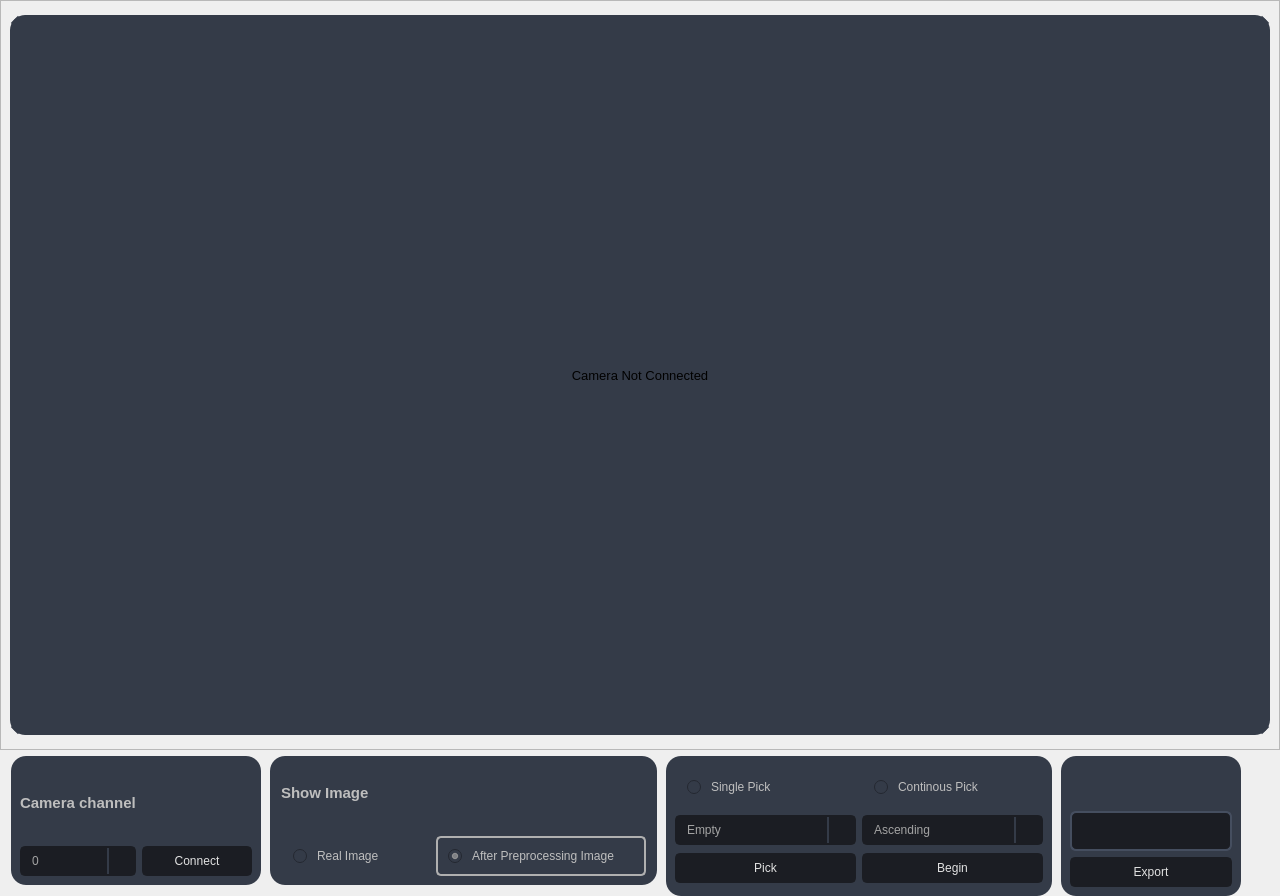
               <widget class="QFrame" name="main_image_frame">
                <property name="frameShape">
                 <enum>QFrame::NoFrame</enum>
                </property>
                <property name="frameShadow">
                 <enum>QFrame::Raised</enum>
                </property>
                <layout class="QVBoxLayout" name="verticalLayout_7">
                 <property name="leftMargin">
                  <number>0</number>
                 </property>
                 <property name="topMargin">
                  <number>0</number>
                 </property>
                 <property name="rightMargin">
                  <number>0</number>
                 </property>
                 <property name="bottomMargin">
                  <number>0</number>
                 </property>
                 <item alignment="Qt::AlignLeft|Qt::AlignTop">
                  <widget class="QFrame" name="camera_frame">
                   <property name="minimumSize">
                    <size>
                     <width>1280</width>
                     <height>750</height>
                    </size>
                   </property>
                   <property name="maximumSize">
                    <size>
                     <width>1300</width>
                     <height>900</height>
                    </size>
                   </property>
                   <property name="styleSheet">
                    <string notr="true"/>
                   </property>
                   <property name="frameShape">
                    <enum>QFrame::StyledPanel</enum>
                   </property>
                   <property name="frameShadow">
                    <enum>QFrame::Raised</enum>
                   </property>
                   <layout class="QVBoxLayout" name="verticalLayout_6">
                    <item>
                     <widget class="QLabel" name="camera">
                      <property name="minimumSize">
                       <size>
                        <width>640</width>
                        <height>480</height>
                       </size>
                      </property>
                      <property name="maximumSize">
                       <size>
                        <width>1280</width>
                        <height>720</height>
                       </size>
                      </property>
                      <property name="font">
                       <font>
                        <family>Segoe UI</family>
                        <pointsize>10</pointsize>
                       </font>
                      </property>
                      <property name="styleSheet">
                       <string notr="true">QLabel{
	border: 10px solid rgb(52, 59, 72);
	border-radius: 15px;	
	background-color: rgb(52, 59, 72);
}</string>
                      </property>
                      <property name="text">
                       <string>Camera Not Connected</string>
                      </property>
                      <property name="alignment">
                       <set>Qt::AlignCenter</set>
                      </property>
                     </widget>
                    </item>
                   </layout>
                  </widget>
                 </item>
                 <item alignment="Qt::AlignTop">
                  <widget class="QFrame" name="camera_option_frame">
                   <property name="minimumSize">
                    <size>
                     <width>0</width>
                     <height>120</height>
                    </size>
                   </property>
                   <property name="maximumSize">
                    <size>
                     <width>1250</width>
                     <height>140</height>
                    </size>
                   </property>
                   <property name="frameShape">
                    <enum>QFrame::NoFrame</enum>
                   </property>
                   <property name="frameShadow">
                    <enum>QFrame::Raised</enum>
                   </property>
                   <layout class="QHBoxLayout" name="horizontalLayout_5">
                    <property name="spacing">
                     <number>9</number>
                    </property>
                    <property name="leftMargin">
                     <number>11</number>
                    </property>
                    <property name="topMargin">
                     <number>0</number>
                    </property>
                    <property name="bottomMargin">
                     <number>11</number>
                    </property>
                    <item>
                     <widget class="QFrame" name="camera_button_frame">
                      <property name="minimumSize">
                       <size>
                        <width>0</width>
                        <height>0</height>
                       </size>
                      </property>
                      <property name="maximumSize">
                       <size>
                        <width>250</width>
                        <height>16777215</height>
                       </size>
                      </property>
                      <property name="styleSheet">
                       <string notr="true">background-color: rgb(52, 59, 72);
border-radius: 15px;</string>
                      </property>
                      <property name="frameShape">
                       <enum>QFrame::NoFrame</enum>
                      </property>
                      <property name="frameShadow">
                       <enum>QFrame::Raised</enum>
                      </property>
                      <layout class="QGridLayout" name="gridLayout">
                       <item row="0" column="0">
                        <widget class="QLabel" name="label">
                         <property name="font">
                          <font>
                           <family>Segoe UI</family>
                           <pointsize>11</pointsize>
                           <weight>75</weight>
                           <bold>true</bold>
                          </font>
                         </property>
                         <property name="styleSheet">
                          <string notr="true">color:  rgb(190, 190, 190);</string>
                         </property>
                         <property name="text">
                          <string>Camera channel</string>
                         </property>
                        </widget>
                       </item>
                       <item row="1" column="1">
                        <widget class="QPushButton" name="camera_connect_button">
                         <property name="minimumSize">
                          <size>
                           <width>0</width>
                           <height>30</height>
                          </size>
                         </property>
                         <property name="font">
                          <font>
                           <family>Segoe UI</family>
                           <pointsize>9</pointsize>
                          </font>
                         </property>
                         <property name="styleSheet">
                          <string notr="true">QPushButton{
background-color: rgb(27, 29, 35);
color: rgb(225, 225, 225);
border:2px solid rgb(27, 29, 35);
border-radius:5px;
}

QPushButton:hover{
	background-color: rgb(77, 77, 77);
}
</string>
                         </property>
                         <property name="text">
                          <string>Connect</string>
                         </property>
                        </widget>
                       </item>
                       <item row="1" column="0">
                        <widget class="QComboBox" name="camera_channel">
                         <property name="minimumSize">
                          <size>
                           <width>0</width>
                           <height>0</height>
                          </size>
                         </property>
                         <property name="font">
                          <font>
                           <family>Segoe UI</family>
                           <pointsize>9</pointsize>
                          </font>
                         </property>
                         <property name="autoFillBackground">
                          <bool>false</bool>
                         </property>
                         <property name="styleSheet">
                          <string notr="true">QComboBox{
	color: rgb(163, 163, 163);
	background-color: rgb(27, 29, 35);
	border-radius: 5px;
	border: 2px solid rgb(27, 29, 35);
	padding: 5px;
	padding-left: 10px;
}
QComboBox:hover{
	border: 2px solid rgb(64, 71, 88);
}
QComboBox QAbstractItemView {
	color: rgb(85, 170, 255);	
	background-color: rgb(27, 29, 35);
	padding: 10px;
	selection-background-color: rgb(39, 44, 54);
}
QComboBox::drop-down {
    subcontrol-origin: padding;
    subcontrol-position: top right;
    width: 25px;

    border-left-width: 2px;
    border-left-color: rgb(52, 59, 72);
    border-left-style: solid; /* just a single line */
    border-top-right-radius: 3px; /* same radius as the QComboBox */
    border-bottom-right-radius: 3px;
}
QComboBox::down-arrow {
	image: url(:/icon/icon/16x16/cil-arrow-bottom.png);
}</string>
                         </property>
                         <property name="insertPolicy">
                          <enum>QComboBox::InsertAtBottom</enum>
                         </property>
                         <property name="iconSize">
                          <size>
                           <width>16</width>
                           <height>16</height>
                          </size>
                         </property>
                         <property name="frame">
                          <bool>true</bool>
                         </property>
                         <item>
                          <property name="text">
                           <string>0</string>
                          </property>
                         </item>
                         <item>
                          <property name="text">
                           <string>1</string>
                          </property>
                         </item>
                         <item>
                          <property name="text">
                           <string>2</string>
                          </property>
                         </item>
                         <item>
                          <property name="text">
                           <string>3</string>
                          </property>
                         </item>
                        </widget>
                       </item>
                      </layout>
                     </widget>
                    </item>
                    <item>
                     <widget class="QFrame" name="frame_6">
                      <property name="maximumSize">
                       <size>
                        <width>400</width>
                        <height>16777215</height>
                       </size>
                      </property>
                      <property name="styleSheet">
                       <string notr="true">background-color: rgb(52, 59, 72);
border-radius: 15px;</string>
                      </property>
                      <property name="frameShape">
                       <enum>QFrame::NoFrame</enum>
                      </property>
                      <property name="frameShadow">
                       <enum>QFrame::Raised</enum>
                      </property>
                      <layout class="QHBoxLayout" name="horizontalLayout_11">
                       <property name="spacing">
                        <number>0</number>
                       </property>
                       <property name="leftMargin">
                        <number>11</number>
                       </property>
                       <property name="topMargin">
                        <number>0</number>
                       </property>
                       <property name="rightMargin">
                        <number>11</number>
                       </property>
                       <property name="bottomMargin">
                        <number>9</number>
                       </property>
                       <item>
                        <layout class="QGridLayout" name="gridLayout_3">
                         <property name="horizontalSpacing">
                          <number>12</number>
                         </property>
                         <property name="verticalSpacing">
                          <number>7</number>
                         </property>
                         <item row="1" column="1">
                          <widget class="QRadioButton" name="radioButton_after_proces">
                           <property name="minimumSize">
                            <size>
                             <width>210</width>
                             <height>40</height>
                            </size>
                           </property>
                           <property name="styleSheet">
                            <string notr="true">QRadioButton{
padding-left: 10px;
color:  rgb(190, 190, 190);
border:2px solid rgb(52, 59, 72);
border-radius:5px;
spacing : 10px;
}

QRadioButton:hover{
border:2px solid rgb(176, 176, 176);
}
QRadioButton::indicator::unchecked {
	image: url(:/icon/icon/custom/radio_button_off.png);
}
QRadioButton::indicator::checked {
	image: url(:/icon/icon/custom/radio_button_on.png);
}
QRadioButton:checked {
	border:2px solid rgb(176, 176, 176);
}</string>
                           </property>
                           <property name="text">
                            <string>After Preprocessing Image</string>
                           </property>
                           <property name="checked">
                            <bool>true</bool>
                           </property>
                          </widget>
                         </item>
                         <item row="1" column="0">
                          <widget class="QRadioButton" name="radioButton_real_image">
                           <property name="minimumSize">
                            <size>
                             <width>115</width>
                             <height>40</height>
                            </size>
                           </property>
                           <property name="styleSheet">
                            <string notr="true">QRadioButton{
padding-left: 10px;
color:  rgb(190, 190, 190);
border:2px solid rgb(52, 59, 72);
border-radius:5px;
spacing : 10px;
}

QRadioButton:hover{
border:2px solid rgb(176, 176, 176);
}
QRadioButton::indicator::unchecked {
	image: url(:/icon/icon/custom/radio_button_off.png);
}
QRadioButton::indicator::checked {
	image: url(:/icon/icon/custom/radio_button_on.png);
}
QRadioButton:checked {
	border:2px solid rgb(176, 176, 176);
}</string>
                           </property>
                           <property name="text">
                            <string>Real Image</string>
                           </property>
                          </widget>
                         </item>
                         <item row="0" column="0" colspan="2">
                          <widget class="QLabel" name="label_14">
                           <property name="font">
                            <font>
                             <pointsize>11</pointsize>
                             <weight>75</weight>
                             <bold>true</bold>
                            </font>
                           </property>
                           <property name="styleSheet">
                            <string notr="true">color:  rgb(190, 190, 190);</string>
                           </property>
                           <property name="text">
                            <string>Show Image</string>
                           </property>
                          </widget>
                         </item>
                        </layout>
                       </item>
                      </layout>
                     </widget>
                    </item>
                    <item>
                     <widget class="QFrame" name="frame_24">
                      <property name="minimumSize">
                       <size>
                        <width>0</width>
                        <height>140</height>
                       </size>
                      </property>
                      <property name="maximumSize">
                       <size>
                        <width>16777215</width>
                        <height>140</height>
                       </size>
                      </property>
                      <property name="styleSheet">
                       <string notr="true">background-color: rgb(52, 59, 72);
border-radius: 15px;</string>
                      </property>
                      <property name="frameShape">
                       <enum>QFrame::StyledPanel</enum>
                      </property>
                      <property name="frameShadow">
                       <enum>QFrame::Raised</enum>
                      </property>
                      <layout class="QGridLayout" name="gridLayout_16">
                       <item row="0" column="0">
                        <widget class="QRadioButton" name="radioButton_single">
                         <property name="minimumSize">
                          <size>
                           <width>0</width>
                           <height>40</height>
                          </size>
                         </property>
                         <property name="styleSheet">
                          <string notr="true">QRadioButton{
padding-left: 10px;
color:  rgb(190, 190, 190);
border:2px solid rgb(52, 59, 72);
border-radius:5px;
spacing : 10px;
}

QRadioButton:hover{
border-bottom:2px solid rgb(176, 176, 176);
border-bottom-left-radius:0px;
border-bottom-right-radius:0px;
}
QRadioButton::indicator::unchecked {
	image: url(:/icon/icon/custom/radio_button_off.png);
}
QRadioButton::indicator::checked {
	image: url(:/icon/icon/custom/radio_button_on.png);
}
QRadioButton:checked {
	border-bottom:2px solid rgb(176, 176, 176);
border-bottom-left-radius:0px;
border-bottom-right-radius:0px;
}</string>
                         </property>
                         <property name="text">
                          <string>Single Pick</string>
                         </property>
                        </widget>
                       </item>
                       <item row="1" column="0">
                        <widget class="QComboBox" name="comboBox_single">
                         <property name="styleSheet">
                          <string notr="true">QComboBox{
	color: rgb(163, 163, 163);
	background-color: rgb(27, 29, 35);
	border-radius: 5px;
	border: 2px solid rgb(27, 29, 35);
	padding: 5px;
	padding-left: 10px;
}
QComboBox:hover{
	border: 2px solid rgb(64, 71, 88);
}
QComboBox QAbstractItemView {
	color: rgb(85, 170, 255);	
	background-color: rgb(27, 29, 35);
	padding: 10px;
	selection-background-color: rgb(39, 44, 54);
}
QComboBox::drop-down {
    subcontrol-origin: padding;
    subcontrol-position: top right;
    width: 25px;

    border-left-width: 2px;
    border-left-color: rgb(52, 59, 72);
    border-left-style: solid; /* just a single line */
    border-top-right-radius: 3px; /* same radius as the QComboBox */
    border-bottom-right-radius: 3px;
}
QComboBox::down-arrow {
	image: url(:/icon/icon/16x16/cil-arrow-bottom.png);
}</string>
                         </property>
                         <property name="editable">
                          <bool>false</bool>
                         </property>
                         <property name="maxVisibleItems">
                          <number>16</number>
                         </property>
                         <item>
                          <property name="text">
                           <string>Empty</string>
                          </property>
                         </item>
                         <item>
                          <property name="text">
                           <string/>
                          </property>
                         </item>
                         <item>
                          <property name="text">
                           <string/>
                          </property>
                         </item>
                         <item>
                          <property name="text">
                           <string/>
                          </property>
                         </item>
                         <item>
                          <property name="text">
                           <string/>
                          </property>
                         </item>
                         <item>
                          <property name="text">
                           <string/>
                          </property>
                         </item>
                         <item>
                          <property name="text">
                           <string/>
                          </property>
                         </item>
                        </widget>
                       </item>
                       <item row="3" column="2">
                        <widget class="QPushButton" name="pushButton_continous">
                         <property name="minimumSize">
                          <size>
                           <width>0</width>
                           <height>30</height>
                          </size>
                         </property>
                         <property name="styleSheet">
                          <string notr="true">QPushButton{
background-color: rgb(27, 29, 35);
color: rgb(225, 225, 225);
border:2px solid rgb(27, 29, 35);
border-radius:5px;
}

QPushButton:hover{
	background-color: rgb(77, 77, 77);
}
</string>
                         </property>
                         <property name="text">
                          <string>Begin</string>
                         </property>
                         <property name="checkable">
                          <bool>true</bool>
                         </property>
                         <property name="checked">
                          <bool>false</bool>
                         </property>
                        </widget>
                       </item>
                       <item row="0" column="2">
                        <widget class="QRadioButton" name="radioButton_continous">
                         <property name="minimumSize">
                          <size>
                           <width>0</width>
                           <height>40</height>
                          </size>
                         </property>
                         <property name="styleSheet">
                          <string notr="true">QRadioButton{
padding-left: 10px;
color:  rgb(190, 190, 190);
border:2px solid rgb(52, 59, 72);
border-radius:5px;
spacing : 10px;
}

QRadioButton:hover{
border-bottom:2px solid rgb(176, 176, 176);
border-bottom-left-radius:0px;
border-bottom-right-radius:0px;
}
QRadioButton::indicator::unchecked {
	image: url(:/icon/icon/custom/radio_button_off.png);
}
QRadioButton::indicator::checked {
	image: url(:/icon/icon/custom/radio_button_on.png);
}
QRadioButton:checked {
	border-bottom:2px solid rgb(176, 176, 176);
border-bottom-left-radius:0px;
border-bottom-right-radius:0px;
}</string>
                         </property>
                         <property name="text">
                          <string>Continous Pick</string>
                         </property>
                        </widget>
                       </item>
                       <item row="1" column="2">
                        <widget class="QComboBox" name="comboBox_continous">
                         <property name="styleSheet">
                          <string notr="true">QComboBox{
	color: rgb(163, 163, 163);
	background-color: rgb(27, 29, 35);
	border-radius: 5px;
	border: 2px solid rgb(27, 29, 35);
	padding: 5px;
	padding-left: 10px;
}
QComboBox:hover{
	border: 2px solid rgb(64, 71, 88);
}
QComboBox QAbstractItemView {
	color: rgb(85, 170, 255);	
	background-color: rgb(27, 29, 35);
	padding: 10px;
	selection-background-color: rgb(39, 44, 54);
}
QComboBox::drop-down {
    subcontrol-origin: padding;
    subcontrol-position: top right;
    width: 25px;

    border-left-width: 2px;
    border-left-color: rgb(52, 59, 72);
    border-left-style: solid; /* just a single line */
    border-top-right-radius: 3px; /* same radius as the QComboBox */
    border-bottom-right-radius: 3px;
}
QComboBox::down-arrow {
	image: url(:/icon/icon/16x16/cil-arrow-bottom.png);
}</string>
                         </property>
                         <item>
                          <property name="text">
                           <string>Ascending</string>
                          </property>
                         </item>
                         <item>
                          <property name="text">
                           <string>Descending</string>
                          </property>
                         </item>
                        </widget>
                       </item>
                       <item row="3" column="0">
                        <widget class="QPushButton" name="pushButton_single">
                         <property name="minimumSize">
                          <size>
                           <width>0</width>
                           <height>30</height>
                          </size>
                         </property>
                         <property name="styleSheet">
                          <string notr="true">QPushButton{
background-color: rgb(27, 29, 35);
color: rgb(225, 225, 225);
border:2px solid rgb(27, 29, 35);
border-radius:5px;
}

QPushButton:hover{
	background-color: rgb(77, 77, 77);
}
</string>
                         </property>
                         <property name="text">
                          <string>Pick</string>
                         </property>
                        </widget>
                       </item>
                      </layout>
                     </widget>
                    </item>
                    <item>
                     <widget class="QFrame" name="frame_43">
                      <property name="minimumSize">
                       <size>
                        <width>0</width>
                        <height>140</height>
                       </size>
                      </property>
                      <property name="maximumSize">
                       <size>
                        <width>180</width>
                        <height>16777215</height>
                       </size>
                      </property>
                      <property name="styleSheet">
                       <string notr="true">background-color: rgb(52, 59, 72);
border-radius: 15px;</string>
                      </property>
                      <property name="frameShape">
                       <enum>QFrame::StyledPanel</enum>
                      </property>
                      <property name="frameShadow">
                       <enum>QFrame::Raised</enum>
                      </property>
                      <layout class="QVBoxLayout" name="verticalLayout_16">
                       <item>
                        <spacer name="verticalSpacer">
                         <property name="orientation">
                          <enum>Qt::Vertical</enum>
                         </property>
                         <property name="sizeHint" stdset="0">
                          <size>
                           <width>20</width>
                           <height>40</height>
                          </size>
                         </property>
                        </spacer>
                       </item>
                       <item>
                        <widget class="QLineEdit" name="lineEdit_pic">
                         <property name="minimumSize">
                          <size>
                           <width>0</width>
                           <height>40</height>
                          </size>
                         </property>
                         <property name="styleSheet">
                          <string notr="true">QLineEdit{
	color: rgb(190, 190, 190);
	border:2px solid rgb(69, 78, 95);
	border-radius:6px;
	background-color: rgb(27, 29, 35);
}

QLineEdit:Hover{
border:2px solid rgb(84, 95, 116);
}</string>
                         </property>
                        </widget>
                       </item>
                       <item>
                        <widget class="QPushButton" name="pushButton_export">
                         <property name="minimumSize">
                          <size>
                           <width>0</width>
                           <height>30</height>
                          </size>
                         </property>
                         <property name="styleSheet">
                          <string notr="true">QPushButton{
background-color: rgb(27, 29, 35);
color: rgb(225, 225, 225);
border:2px solid rgb(27, 29, 35);
border-radius:5px;
}

QPushButton:hover{
	background-color: rgb(77, 77, 77);
}</string>
                         </property>
                         <property name="text">
                          <string>Export</string>
                         </property>
                        </widget>
                       </item>
                      </layout>
                     </widget>
                    </item>
                   </layout>
                  </widget>
                 </item>
                </layout>
               </widget>
